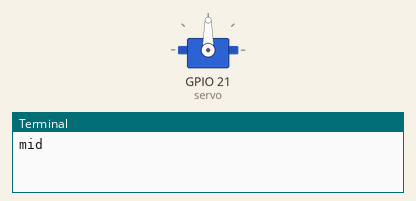
Simulated run of this program. Board: Raspberry Pi (BCM pin numbers). Parts: servo, the last lines printed to the terminal. Servo angles are drawn from the pulse width (0.5 ms = 0°, 2.5 ms = 180°).

Above: at 0.05 s.
At 1.0 s:
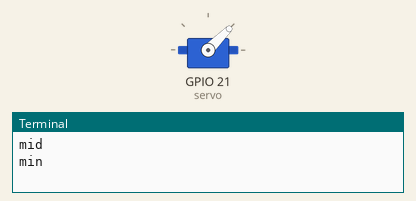
At 2.0 s:
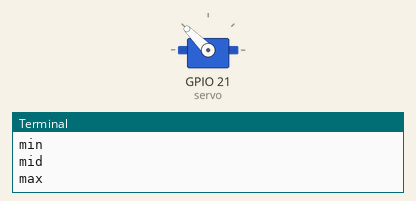
Timing chart, 0 to 4.6 s (numbered marks = the images above):
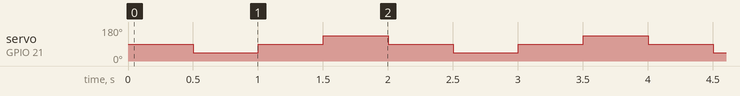

The program:

servo_ex01.py
```python
from gpiozero import Servo
from time import sleep

myGPIO = 21
servo = Servo(myGPIO)

while True:
    servo.mid()
    print("mid")
    sleep(0.5)
    servo.min()
    print("min")
    sleep(0.5)
    servo.mid()
    print("mid")
    sleep(0.5)
    servo.max()
    print("max")
    sleep(0.5)
```

Measured:
- by itself, servo on GPIO 21 (servo): repeats every 2.0 s: 90° 0.50 s, 135° 0.50 s, 90° 0.50 s, 45° 0.50 s
